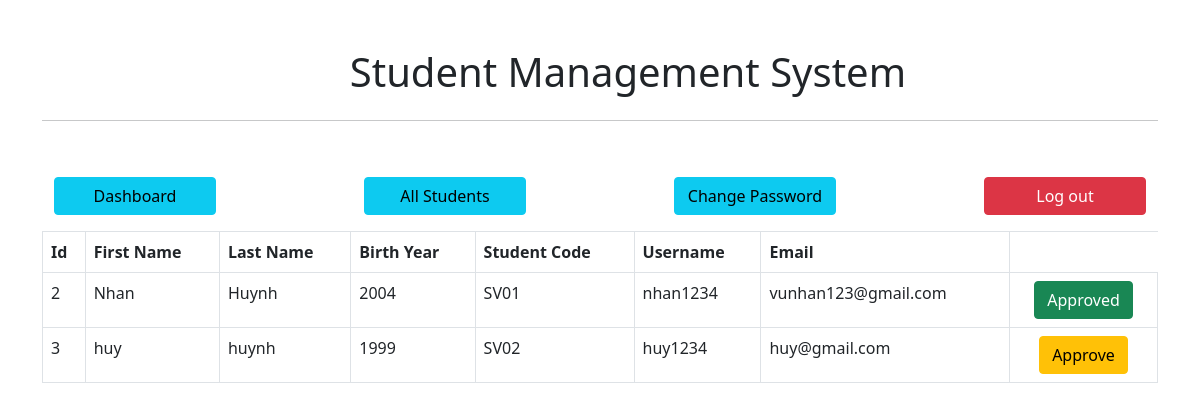
Page /admin/get-all-user on the earlier database version.
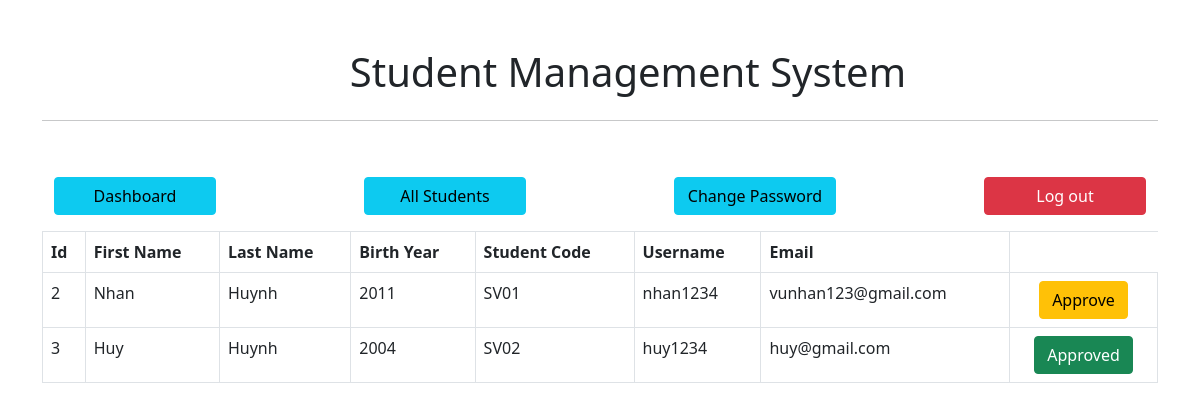
Same page on the later database version.
### main.py (models this page shows, shortened)
class User(db.Model):
    id = db.Column(db.Integer, primary_key=True)
    fname = db.Column(db.String(255), nullable=False)
    lname = db.Column(db.String(255), nullable=False)
    email = db.Column(db.String(255), nullable=False)
    student_code = db.Column(db.String(50), nullable=True)
    birth_year = db.Column(db.Integer, nullable=True)
    username = db.Column(db.String(255), nullable=False)
    password = db.Column(db.String(255), nullable=False)
    role = db.Column(db.String(50), default='user', nullable=False)  # Thêm cột role
    status = db.Column(db.Integer, default=0, nullable=False)
    id_class = db.Column(db.Integer, db.ForeignKey('class.id_class'), nullable=True)

### main.py (the view)
@app.route('/admin/get-all-user', methods=['GET', 'POST'])
def adminGetAllUser():
    users = User.query.filter_by(role='user').all()
    return render_template('admin/all-user.html', title="Approve User", users = users)

### templates/admin/all-user.html (shortened to what this page needs)
{% extends "admin/layout.html" %}
{% block content %}
<div class="container">
    {% include "admin/navbar.html" %}
    <div class="my-2">
        <div class="table-responsive">
            <table class="table table-bordered">
                <thead>
                    <tr>
                        <th>Id</th>
                        <th>First Name</th>
                        <th>Last Name</th>
                        <th>Birth Year</th>
                        <th>Student Code</th>
                        <th>Username</th>
                        <th>Email</th>
                    </tr>
                </thead>
                <tbody>
                    {% for user in users %}
                    <tr>
                        <td>{{user.id}}</td>
                        <td>{{user.fname}}</td>
                        <td>{{user.lname}}</td>
                        <td>{{user.birth_year}}</td>
                        <td>{{user.student_code}}</td>
                        <td>{{user.username}}</td>
                        <td>{{user.email}}</td>
                        <td class="text-center">
                            {% if user.status ==1%}
                            <a href="/admin/unapprove-user/{{user.id}}">
                                <button class="btn btn-success">Approved</button>
                            </a>
                            {% else %}
                            <a href="/admin/approve-user/{{user.id}}">
                                <button class="btn btn-warning">Approve</button>
                            </a>
                            {% endif %}
                        </td>
                    </tr>
                    {% endfor %}
                </tbody>
            </table>
        </div>
    </div>
</div>
{% endblock content %}

### templates/admin/layout.html (shortened to what this page needs)
<!DOCTYPE html>
<html lang="en">
<head>
    <link href="https://cdn.jsdelivr.net/npm/bootstrap@5.0.2/dist/css/bootstrap.min.css" rel="stylesheet"
>
</head>
<body>
    <div class="container my-5">
        <div class="d-flex justify-content-center align-items-center">
            <h1>Student Management System</h1>
        </div>
        <hr>
    </div>
    {% block content %} {% endblock content %}
</body>
</html>

### templates/admin/navbar.html
<div class="container">
    <div class="row justify-content-between">
        <div class="col-xl-2 col-lg-3 col-md-4 col-sm-6 my-2">
            <a href="/admin/dashboard" class="btn btn-info w-100 rounded">Dashboard</a>
        </div>
        <div class="col-xl-2 col-lg-3 col-md-4 col-sm-6 my-2">
            <a href="/admin/get-all-user" class="btn btn-info w-100 rounded">All Students</a>
        </div>
        <div class="col-xl-2 col-lg-3 col-md-4 col-sm-6 my-2">
            <a href="/admin/change-admin-password" class="btn btn-info w-100 rounded">Change Password</a>
        </div>
        <div class="col-xl-2 col-lg-3 col-md-4 col-sm-6 my-2">
            <a href="/admin/logout" class="btn btn-danger w-100 rounded">Log out</a>
        </div>
    </div>
</div>

Differences in the rows shown:
changed User "Nhan": birth_year "2004" → "2011"; status "Approved" → "Approve"
changed User "SV02": fname "huy" → "Huy"; lname "huynh" → "Huynh"; birth_year "1999" → "2004"; status "Approve" → "Approved"
